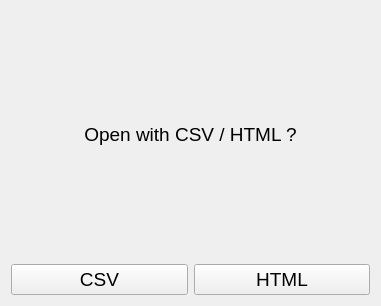
<?xml version="1.0" encoding="UTF-8"?>
<ui version="4.0">
 <class>csv_html_GUI</class>
 <widget class="QWidget" name="csv_html_GUI">
  <property name="geometry">
   <rect>
    <x>0</x>
    <y>0</y>
    <width>381</width>
    <height>306</height>
   </rect>
  </property>
  <property name="windowTitle">
   <string>csv_html_GUI</string>
  </property>
  <layout class="QGridLayout" name="gridLayout">
   <item row="0" column="0">
    <layout class="QVBoxLayout" name="verticalLayout">
     <item>
      <widget class="QLabel" name="label">
       <property name="font">
        <font>
         <pointsize>14</pointsize>
        </font>
       </property>
       <property name="text">
        <string>Open with CSV / HTML ?</string>
       </property>
       <property name="alignment">
        <set>Qt::AlignCenter</set>
       </property>
      </widget>
     </item>
     <item>
      <layout class="QHBoxLayout" name="horizontalLayout">
       <item>
        <widget class="QPushButton" name="pushButton">
         <property name="font">
          <font>
           <pointsize>14</pointsize>
          </font>
         </property>
         <property name="text">
          <string>CSV</string>
         </property>
        </widget>
       </item>
       <item>
        <widget class="QPushButton" name="pushButton_2">
         <property name="font">
          <font>
           <pointsize>14</pointsize>
          </font>
         </property>
         <property name="text">
          <string>HTML</string>
         </property>
        </widget>
       </item>
      </layout>
     </item>
    </layout>
   </item>
  </layout>
 </widget>
 <resources/>
 <connections/>
</ui>
